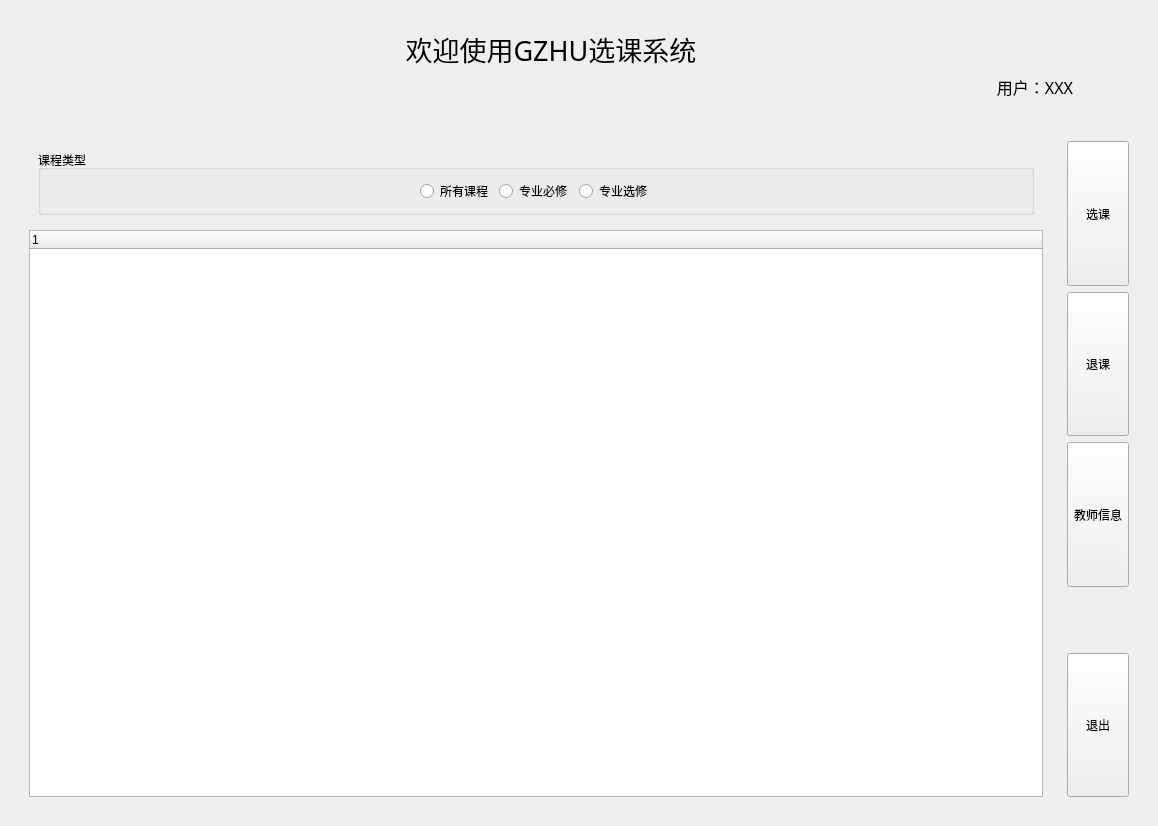
<?xml version="1.0" encoding="UTF-8"?>
<ui version="4.0">
 <class>Course_Selection</class>
 <widget class="QWidget" name="Course_Selection">
  <property name="geometry">
   <rect>
    <x>0</x>
    <y>0</y>
    <width>1158</width>
    <height>826</height>
   </rect>
  </property>
  <property name="windowTitle">
   <string>Form</string>
  </property>
  <layout class="QVBoxLayout" name="verticalLayout_2">
   <item>
    <widget class="QWidget" name="TitleWidget" native="true">
     <property name="sizePolicy">
      <sizepolicy hsizetype="Preferred" vsizetype="Fixed">
       <horstretch>0</horstretch>
       <verstretch>0</verstretch>
      </sizepolicy>
     </property>
     <layout class="QHBoxLayout" name="horizontalLayout">
      <item>
       <widget class="QWidget" name="StateMentWidget" native="true">
        <property name="sizePolicy">
         <sizepolicy hsizetype="Preferred" vsizetype="Fixed">
          <horstretch>0</horstretch>
          <verstretch>0</verstretch>
         </sizepolicy>
        </property>
        <layout class="QVBoxLayout" name="verticalLayout">
         <item>
          <widget class="QLabel" name="Title">
           <property name="font">
            <font>
             <family>中国式手写风</family>
             <pointsize>20</pointsize>
            </font>
           </property>
           <property name="text">
            <string>欢迎使用GZHU选课系统</string>
           </property>
           <property name="alignment">
            <set>Qt::AlignCenter</set>
           </property>
          </widget>
         </item>
         <item>
          <widget class="QLabel" name="userID">
           <property name="font">
            <font>
             <family>楷体</family>
             <pointsize>12</pointsize>
            </font>
           </property>
           <property name="text">
            <string>用户：XXX</string>
           </property>
           <property name="alignment">
            <set>Qt::AlignRight|Qt::AlignTrailing|Qt::AlignVCenter</set>
           </property>
          </widget>
         </item>
        </layout>
       </widget>
      </item>
      <item>
       <widget class="QWidget" name="LogoWidget" native="true">
        <property name="sizePolicy">
         <sizepolicy hsizetype="Fixed" vsizetype="Preferred">
          <horstretch>0</horstretch>
          <verstretch>0</verstretch>
         </sizepolicy>
        </property>
        <property name="font">
         <font>
          <pointsize>9</pointsize>
         </font>
        </property>
        <layout class="QVBoxLayout" name="verticalLayout_3">
         <item>
          <widget class="QLabel" name="logo">
           <property name="enabled">
            <bool>true</bool>
           </property>
           <property name="sizePolicy">
            <sizepolicy hsizetype="Preferred" vsizetype="Preferred">
             <horstretch>0</horstretch>
             <verstretch>16</verstretch>
            </sizepolicy>
           </property>
           <property name="font">
            <font>
             <pointsize>42</pointsize>
            </font>
           </property>
           <property name="layoutDirection">
            <enum>Qt::LeftToRight</enum>
           </property>
           <property name="autoFillBackground">
            <bool>false</bool>
           </property>
           <property name="styleSheet">
            <string notr="true"/>
           </property>
           <property name="text">
            <string/>
           </property>
           <property name="pixmap">
            <pixmap resource="recourse.qrc">:/new/prefix1/resourses/GZHU.png</pixmap>
           </property>
           <property name="alignment">
            <set>Qt::AlignRight|Qt::AlignTrailing|Qt::AlignVCenter</set>
           </property>
           <property name="indent">
            <number>0</number>
           </property>
          </widget>
         </item>
        </layout>
       </widget>
      </item>
     </layout>
    </widget>
   </item>
   <item>
    <widget class="QWidget" name="MainWidget" native="true">
     <layout class="QHBoxLayout" name="horizontalLayout_2">
      <item>
       <widget class="QWidget" name="dataWidget" native="true">
        <layout class="QVBoxLayout" name="verticalLayout_5">
         <item>
          <widget class="QWidget" name="courseType" native="true">
           <layout class="QVBoxLayout" name="verticalLayout_6">
            <item>
             <widget class="QGroupBox" name="groupBox">
              <property name="title">
               <string>课程类型</string>
              </property>
              <layout class="QHBoxLayout" name="horizontalLayout_3">
               <item>
                <spacer name="horizontalSpacer">
                 <property name="orientation">
                  <enum>Qt::Horizontal</enum>
                 </property>
                 <property name="sizeHint" stdset="0">
                  <size>
                   <width>40</width>
                   <height>20</height>
                  </size>
                 </property>
                </spacer>
               </item>
               <item>
                <widget class="QRadioButton" name="allCourse">
                 <property name="sizePolicy">
                  <sizepolicy hsizetype="Minimum" vsizetype="Preferred">
                   <horstretch>0</horstretch>
                   <verstretch>0</verstretch>
                  </sizepolicy>
                 </property>
                 <property name="text">
                  <string>所有课程</string>
                 </property>
                </widget>
               </item>
               <item>
                <widget class="QRadioButton" name="requiredCourse">
                 <property name="sizePolicy">
                  <sizepolicy hsizetype="Minimum" vsizetype="Preferred">
                   <horstretch>0</horstretch>
                   <verstretch>0</verstretch>
                  </sizepolicy>
                 </property>
                 <property name="text">
                  <string>专业必修</string>
                 </property>
                </widget>
               </item>
               <item>
                <widget class="QRadioButton" name="electiveCourse">
                 <property name="sizePolicy">
                  <sizepolicy hsizetype="Minimum" vsizetype="Preferred">
                   <horstretch>0</horstretch>
                   <verstretch>0</verstretch>
                  </sizepolicy>
                 </property>
                 <property name="text">
                  <string>专业选修</string>
                 </property>
                </widget>
               </item>
               <item>
                <spacer name="horizontalSpacer_2">
                 <property name="orientation">
                  <enum>Qt::Horizontal</enum>
                 </property>
                 <property name="sizeHint" stdset="0">
                  <size>
                   <width>40</width>
                   <height>20</height>
                  </size>
                 </property>
                </spacer>
               </item>
              </layout>
             </widget>
            </item>
           </layout>
          </widget>
         </item>
         <item>
          <widget class="QTreeWidget" name="courseTree">
           <column>
            <property name="text">
             <string notr="true"/>
            </property>
           </column>
          </widget>
         </item>
        </layout>
       </widget>
      </item>
      <item>
       <widget class="QWidget" name="toolsWidget" native="true">
        <layout class="QVBoxLayout" name="verticalLayout_4">
         <item>
          <widget class="QToolButton" name="select">
           <property name="sizePolicy">
            <sizepolicy hsizetype="Preferred" vsizetype="Preferred">
             <horstretch>0</horstretch>
             <verstretch>0</verstretch>
            </sizepolicy>
           </property>
           <property name="text">
            <string>选课</string>
           </property>
          </widget>
         </item>
         <item>
          <widget class="QToolButton" name="cancel">
           <property name="sizePolicy">
            <sizepolicy hsizetype="Preferred" vsizetype="Preferred">
             <horstretch>0</horstretch>
             <verstretch>0</verstretch>
            </sizepolicy>
           </property>
           <property name="text">
            <string>退课</string>
           </property>
          </widget>
         </item>
         <item>
          <widget class="QToolButton" name="teacher">
           <property name="sizePolicy">
            <sizepolicy hsizetype="Preferred" vsizetype="Preferred">
             <horstretch>0</horstretch>
             <verstretch>0</verstretch>
            </sizepolicy>
           </property>
           <property name="autoFillBackground">
            <bool>false</bool>
           </property>
           <property name="text">
            <string>教师信息</string>
           </property>
          </widget>
         </item>
         <item>
          <spacer name="verticalSpacer">
           <property name="orientation">
            <enum>Qt::Vertical</enum>
           </property>
           <property name="sizeType">
            <enum>QSizePolicy::Preferred</enum>
           </property>
           <property name="sizeHint" stdset="0">
            <size>
             <width>20</width>
             <height>60</height>
            </size>
           </property>
          </spacer>
         </item>
         <item>
          <widget class="QToolButton" name="exit">
           <property name="sizePolicy">
            <sizepolicy hsizetype="Preferred" vsizetype="Preferred">
             <horstretch>0</horstretch>
             <verstretch>0</verstretch>
            </sizepolicy>
           </property>
           <property name="text">
            <string>退出</string>
           </property>
          </widget>
         </item>
        </layout>
       </widget>
      </item>
     </layout>
    </widget>
   </item>
  </layout>
 </widget>
 <resources>
  <include location="recourse.qrc"/>
 </resources>
 <connections/>
</ui>
